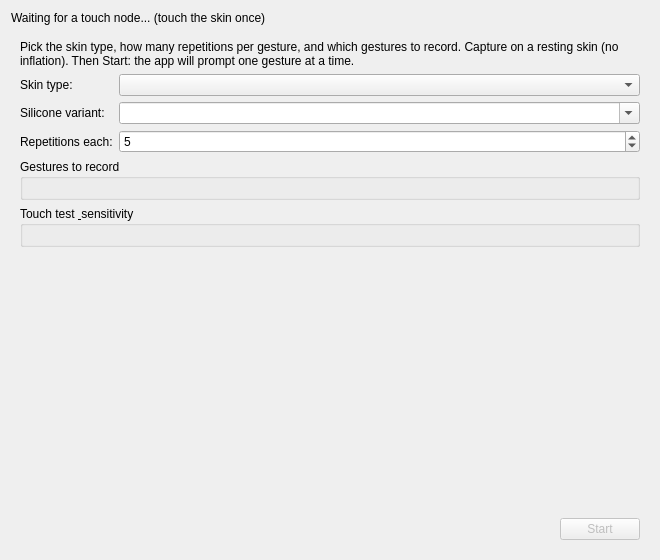
<?xml version="1.0" encoding="UTF-8"?>
<ui version="4.0">
 <class>GestureCaptureDialog</class>
 <widget class="QDialog" name="GestureCaptureDialog">
  <property name="geometry">
   <rect><x>0</x><y>0</y><width>660</width><height>560</height></rect>
  </property>
  <property name="windowTitle"><string>Guided gesture capture</string></property>
  <layout class="QVBoxLayout" name="root_layout">
   <item>
    <widget class="QLabel" name="source_label">
     <property name="toolTip"><string>Locks onto the first touch node that streams data. Touch the skin to connect it.</string></property>
     <property name="text"><string>Waiting for a touch node... (touch the skin once)</string></property>
    </widget>
   </item>
   <item>
    <widget class="QStackedWidget" name="stack">
     <widget class="QWidget" name="page_setup">
      <layout class="QVBoxLayout" name="setup_layout">
       <item>
        <widget class="QLabel" name="setup_intro">
         <property name="wordWrap"><bool>true</bool></property>
         <property name="text"><string>Pick the skin type, how many repetitions per gesture, and which gestures to record. Capture on a resting skin (no inflation). Then Start: the app will prompt one gesture at a time.</string></property>
        </widget>
       </item>
       <item>
        <layout class="QFormLayout" name="setup_form">
         <item row="0" column="0">
          <widget class="QLabel" name="type_label"><property name="text"><string>Skin type:</string></property></widget>
         </item>
         <item row="0" column="1">
          <widget class="QComboBox" name="type_combo">
           <property name="toolTip"><string>Which skin type this dataset trains a model for (models/touch_&lt;type&gt;.joblib).</string></property>
          </widget>
         </item>
         <item row="1" column="0">
          <widget class="QLabel" name="variant_label"><property name="text"><string>Silicone variant:</string></property></widget>
         </item>
         <item row="1" column="1">
          <widget class="QComboBox" name="variant_combo">
           <property name="editable"><bool>true</bool></property>
           <property name="toolTip"><string>Optional silicone format - used as a touch feature so one model can adapt across formats. Leave blank if unsure.</string></property>
          </widget>
         </item>
         <item row="2" column="0">
          <widget class="QLabel" name="reps_label"><property name="text"><string>Repetitions each:</string></property></widget>
         </item>
         <item row="2" column="1">
          <widget class="QSpinBox" name="reps_spin">
           <property name="minimum"><number>1</number></property>
           <property name="maximum"><number>50</number></property>
           <property name="value"><number>5</number></property>
           <property name="toolTip"><string>How many times to perform each selected gesture.</string></property>
          </widget>
         </item>
        </layout>
       </item>
       <item>
        <widget class="QGroupBox" name="gestures_box">
         <property name="title"><string>Gestures to record</string></property>
         <layout class="QVBoxLayout" name="gestures_layout"/>
        </widget>
       </item>
       <item>
        <widget class="QGroupBox" name="sensor_group">
         <property name="title"><string>Touch test &amp; sensitivity</string></property>
         <property name="toolTip"><string>Watch each sensor light up as you touch the skin, and set how firm a touch counts. Saved per skin type and reused everywhere.</string></property>
         <layout class="QHBoxLayout" name="sensor_holder"/>
        </widget>
       </item>
       <item>
        <spacer name="setup_spacer">
         <property name="orientation"><enum>Qt::Vertical</enum></property>
         <property name="sizeHint" stdset="0"><size><width>20</width><height>20</height></size></property>
        </spacer>
       </item>
       <item>
        <layout class="QHBoxLayout" name="setup_buttons">
         <item>
          <spacer name="setup_btn_spacer">
           <property name="orientation"><enum>Qt::Horizontal</enum></property>
           <property name="sizeHint" stdset="0"><size><width>40</width><height>20</height></size></property>
          </spacer>
         </item>
         <item>
          <widget class="QPushButton" name="start_btn">
           <property name="enabled"><bool>false</bool></property>
           <property name="text"><string>Start</string></property>
          </widget>
         </item>
        </layout>
       </item>
      </layout>
     </widget>
     <widget class="QWidget" name="page_capture">
      <layout class="QVBoxLayout" name="capture_layout">
       <item>
        <spacer name="capture_top_spacer">
         <property name="orientation"><enum>Qt::Vertical</enum></property>
         <property name="sizeHint" stdset="0"><size><width>20</width><height>20</height></size></property>
        </spacer>
       </item>
       <item>
        <widget class="QLabel" name="do_label">
         <property name="alignment"><set>Qt::AlignCenter</set></property>
         <property name="text"><string>Do this gesture:</string></property>
        </widget>
       </item>
       <item>
        <widget class="QLabel" name="prompt_label">
         <property name="alignment"><set>Qt::AlignCenter</set></property>
         <property name="styleSheet"><string>font-size: 30pt; font-weight: bold;</string></property>
         <property name="text"><string>-</string></property>
        </widget>
       </item>
       <item>
        <widget class="QLabel" name="prompt_hint">
         <property name="alignment"><set>Qt::AlignCenter</set></property>
         <property name="wordWrap"><bool>true</bool></property>
         <property name="text"><string/></property>
        </widget>
       </item>
       <item>
        <widget class="QLabel" name="count_label">
         <property name="alignment"><set>Qt::AlignCenter</set></property>
         <property name="styleSheet"><string>font-size: 14pt;</string></property>
         <property name="text"><string>0 / 0</string></property>
        </widget>
       </item>
       <item>
        <widget class="QProgressBar" name="progress_bar">
         <property name="value"><number>0</number></property>
        </widget>
       </item>
       <item>
        <widget class="QLabel" name="tally_label">
         <property name="alignment"><set>Qt::AlignCenter</set></property>
         <property name="text"><string/></property>
        </widget>
       </item>
       <item>
        <layout class="QHBoxLayout" name="capture_grid_row"/>
       </item>
       <item>
        <widget class="QLabel" name="last_capture_label">
         <property name="alignment"><set>Qt::AlignCenter</set></property>
         <property name="styleSheet"><string>color: #566573;</string></property>
         <property name="toolTip"><string>What the last captured gesture looked like on the stream: duration, pulses, peak field and - for slides - the direction of travel.</string></property>
         <property name="whatsThis"><string>Summary of the most recent captured gesture: its label, duration in milliseconds, number of pulses (multi-taps), peak magnetic field, the sensors involved and, when the touch travelled across the skin, its direction (e.g. S1-&gt;S0 &lt;- left).</string></property>
         <property name="text"><string/></property>
        </widget>
       </item>
       <item>
        <spacer name="capture_bot_spacer">
         <property name="orientation"><enum>Qt::Vertical</enum></property>
         <property name="sizeHint" stdset="0"><size><width>20</width><height>20</height></size></property>
        </spacer>
       </item>
       <item>
        <layout class="QHBoxLayout" name="capture_buttons">
         <item>
          <widget class="QPushButton" name="cancel_btn">
           <property name="text"><string>Cancel</string></property>
          </widget>
         </item>
         <item>
          <spacer name="capture_btn_spacer">
           <property name="orientation"><enum>Qt::Horizontal</enum></property>
           <property name="sizeHint" stdset="0"><size><width>40</width><height>20</height></size></property>
          </spacer>
         </item>
         <item>
          <widget class="QPushButton" name="undo_btn">
           <property name="toolTip"><string>Discard the last captured gesture and prompt it again (fumbled a repetition).</string></property>
           <property name="text"><string>Undo last</string></property>
          </widget>
         </item>
        </layout>
       </item>
      </layout>
     </widget>
     <widget class="QWidget" name="page_results">
      <layout class="QVBoxLayout" name="results_layout">
       <item>
        <widget class="QLabel" name="result_label">
         <property name="styleSheet"><string>font-size: 16pt; font-weight: bold;</string></property>
         <property name="text"><string>Training...</string></property>
        </widget>
       </item>
       <item>
        <widget class="QLabel" name="confusion_label">
         <property name="text"><string>Confusion (rows = performed, columns = predicted):</string></property>
        </widget>
       </item>
       <item>
        <widget class="QTableWidget" name="confusion_table"/>
       </item>
       <item>
        <widget class="QPlainTextEdit" name="report_text">
         <property name="readOnly"><bool>true</bool></property>
         <property name="styleSheet"><string>font-family: monospace;</string></property>
        </widget>
       </item>
       <item>
        <layout class="QHBoxLayout" name="results_buttons">
         <item>
          <spacer name="results_btn_spacer">
           <property name="orientation"><enum>Qt::Horizontal</enum></property>
           <property name="sizeHint" stdset="0"><size><width>40</width><height>20</height></size></property>
          </spacer>
         </item>
         <item>
          <widget class="QPushButton" name="close_btn">
           <property name="text"><string>Close</string></property>
          </widget>
         </item>
        </layout>
       </item>
      </layout>
     </widget>
    </widget>
   </item>
  </layout>
 </widget>
 <resources/>
 <connections/>
</ui>
